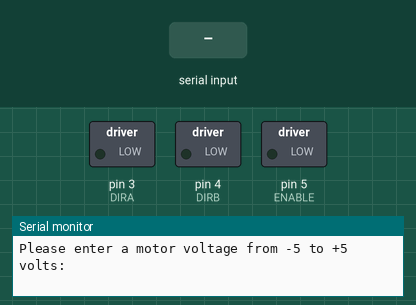
This sketch was run on a simulated Arduino Uno, built with avr-gcc and run on an emulated ATmega328P. Parts: switched loads named in the sketch (green lamp = pin HIGH), the last lines printed to the serial monitor. Inputs (shaded band) come from the test bench.

Above: at 1.2 s.
1.3 s: "90,45\n" received over Serial
At 2.2 s:
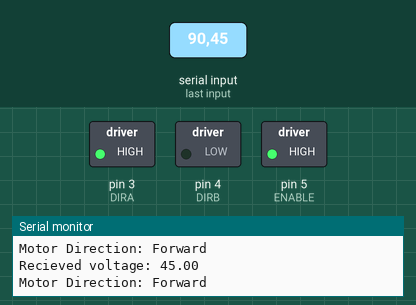
Timing chart, 0 to 4.3 s (numbered marks = the images above; inputs shaded):
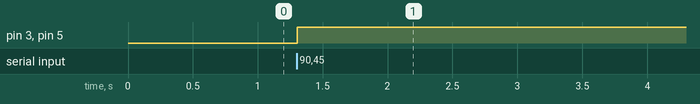

Measured:
- after the input at 1.3 s, pin 3 (DIRA), pin 5 (ENABLE): LOW → HIGH at once

The sketch:

ControlMotor.ino
```cpp
#define ENABLE 5
#define DIRA 3
#define DIRB 4

const float MaxV = 5.0;
const float deadband = 1.2;

void setup() {
pinMode(ENABLE,OUTPUT);
pinMode(DIRA,OUTPUT);
pinMode(DIRB,OUTPUT);
Serial.begin(9600);

Serial.println("Please enter a motor voltage from -5 to +5 volts:");
}

void loop() {
if (Serial.available() > 0) {
  float inputV = Serial.parseFloat();

  while (Serial.available()) Serial.read();

  Serial.print("Recieved voltage: ");
  Serial.println(inputV);

  if (abs(inputV) < deadband){
    digitalWrite(ENABLE, HIGH);
    digitalWrite(DIRA, HIGH);
    digitalWrite(DIRB, HIGH);
    Serial.println("Motor Direction: Stop");
    return;
  }

  float normalized = abs(inputV) / MaxV;

  if (normalized > 1.0) normalized = 1.0;

  int dutyCycle = (int)(normalized * 255);

  if (inputV > 0) {
     digitalWrite(ENABLE, HIGH);
    digitalWrite(DIRA, HIGH);
    digitalWrite(DIRB, LOW);
    Serial.println("Motor Direction: Forward");
    return;
  }
  else {
   digitalWrite(ENABLE, HIGH);
    digitalWrite(DIRA, LOW);
    digitalWrite(DIRB, HIGH);
    Serial.println("Motor Direction: Backwards");
    return;
  }

  Serial.print("PWM Duty Cylcle: ");
  Serial.print(dutyCycle);
}
}
```
